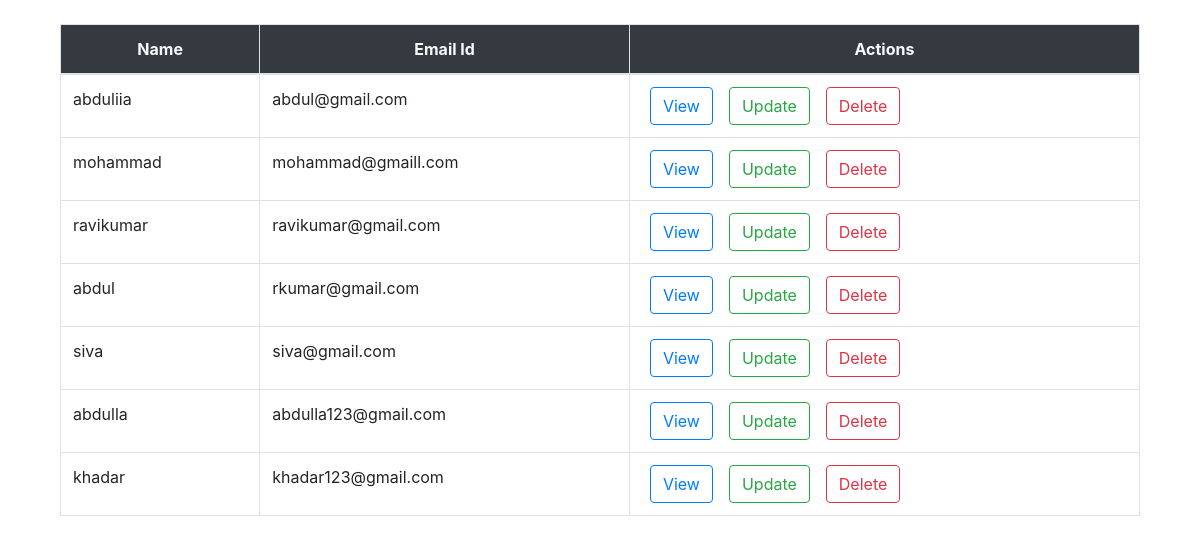
The app's page /display/ with its own data.
### FirstApp/models.py (models this page shows)
class Register(models.Model):
    name = models.CharField(max_length=50)
    email = models.EmailField(max_length=50)

### FirstApp/views.py (the view)
# urls.py: path('display/',views.display,name="dt"),
def display(request):
    data=Register.objects.all()
    return render(request,'html/display1.html',{'data':data})

### FirstApp/templates/html/display1.html (shortened to what this page needs)
{% load static %}
<!DOCTYPE html>
<html lang="en">
<head>
<link rel="stylesheet" type="text/css" href="{% static 'css/bootstrap.min.css' %}">
</head>
<body>
    <div class="container mt-4">
        <div class="col-md">
            <table class="table table-bordered table-hover">
                <thead class="bg-dark text-center text-light">
                    <th>Name</th>
                    <th>Email Id</th>
                    <th>Actions</th>
                </thead>
                <tbody>
                    {% for row in data %}
                    <tr>
                        <td>{{row.name}}</td>
                        <td>{{row.email}}</td>
                        <td><a href="{% url 'sv' row.id %}" class="btn btn-outline-primary mx-2">View</a><a href="{% url 'sup' row.id %}"class="btn btn-outline-success mx-2">Update</a><a href="{% url 'sd' row.id %}" class="btn btn-outline-danger mx-2">Delete</a></td>
                    </tr>
                    {% endfor %}
            </tbody>
        </table>
    </div>
</body>
</html>

### records on screen
Register: name "abduliia", email "abdul@gmail.com"
Register: name "mohammad", email "mohammad@gmaill.com"
Register: name "ravikumar", email "ravikumar@gmail.com"
Register: name "abdul", email "rkumar@gmail.com"
Register: name "siva", email "siva@gmail.com"
Register: name "abdulla", email "abdulla123@gmail.com"
Register: name "khadar", email "khadar123@gmail.com"
